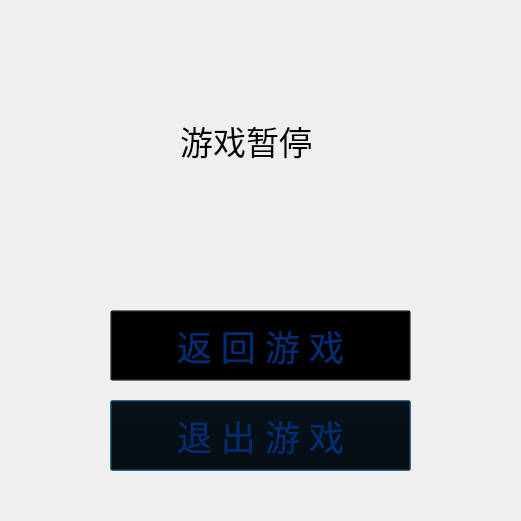
<?xml version="1.0" encoding="UTF-8"?>
<ui version="4.0">
 <class>PauseMenu</class>
 <widget class="QDialog" name="PauseMenu">
  <property name="geometry">
   <rect>
    <x>0</x>
    <y>0</y>
    <width>521</width>
    <height>521</height>
   </rect>
  </property>
  <property name="windowTitle">
   <string>GamePause</string>
  </property>
  <widget class="QPushButton" name="Exit">
   <property name="geometry">
    <rect>
     <x>110</x>
     <y>400</y>
     <width>301</width>
     <height>71</height>
    </rect>
   </property>
   <property name="palette">
    <palette>
     <active>
      <colorrole role="WindowText">
       <brush brushstyle="SolidPattern">
        <color alpha="255">
         <red>4</red>
         <green>44</green>
         <blue>115</blue>
        </color>
       </brush>
      </colorrole>
      <colorrole role="Button">
       <brush brushstyle="SolidPattern">
        <color alpha="0">
         <red>0</red>
         <green>0</green>
         <blue>0</blue>
        </color>
       </brush>
      </colorrole>
      <colorrole role="Text">
       <brush brushstyle="SolidPattern">
        <color alpha="255">
         <red>4</red>
         <green>44</green>
         <blue>115</blue>
        </color>
       </brush>
      </colorrole>
      <colorrole role="ButtonText">
       <brush brushstyle="SolidPattern">
        <color alpha="255">
         <red>4</red>
         <green>44</green>
         <blue>115</blue>
        </color>
       </brush>
      </colorrole>
      <colorrole role="Base">
       <brush brushstyle="SolidPattern">
        <color alpha="0">
         <red>0</red>
         <green>0</green>
         <blue>0</blue>
        </color>
       </brush>
      </colorrole>
      <colorrole role="Window">
       <brush brushstyle="SolidPattern">
        <color alpha="0">
         <red>0</red>
         <green>0</green>
         <blue>0</blue>
        </color>
       </brush>
      </colorrole>
      <colorrole role="PlaceholderText">
       <brush brushstyle="NoBrush">
        <color alpha="128">
         <red>4</red>
         <green>44</green>
         <blue>115</blue>
        </color>
       </brush>
      </colorrole>
     </active>
     <inactive>
      <colorrole role="WindowText">
       <brush brushstyle="SolidPattern">
        <color alpha="255">
         <red>4</red>
         <green>44</green>
         <blue>115</blue>
        </color>
       </brush>
      </colorrole>
      <colorrole role="Button">
       <brush brushstyle="SolidPattern">
        <color alpha="0">
         <red>0</red>
         <green>0</green>
         <blue>0</blue>
        </color>
       </brush>
      </colorrole>
      <colorrole role="Text">
       <brush brushstyle="SolidPattern">
        <color alpha="255">
         <red>4</red>
         <green>44</green>
         <blue>115</blue>
        </color>
       </brush>
      </colorrole>
      <colorrole role="ButtonText">
       <brush brushstyle="SolidPattern">
        <color alpha="255">
         <red>4</red>
         <green>44</green>
         <blue>115</blue>
        </color>
       </brush>
      </colorrole>
      <colorrole role="Base">
       <brush brushstyle="SolidPattern">
        <color alpha="0">
         <red>0</red>
         <green>0</green>
         <blue>0</blue>
        </color>
       </brush>
      </colorrole>
      <colorrole role="Window">
       <brush brushstyle="SolidPattern">
        <color alpha="0">
         <red>0</red>
         <green>0</green>
         <blue>0</blue>
        </color>
       </brush>
      </colorrole>
      <colorrole role="PlaceholderText">
       <brush brushstyle="NoBrush">
        <color alpha="128">
         <red>4</red>
         <green>44</green>
         <blue>115</blue>
        </color>
       </brush>
      </colorrole>
     </inactive>
     <disabled>
      <colorrole role="WindowText">
       <brush brushstyle="SolidPattern">
        <color alpha="255">
         <red>4</red>
         <green>44</green>
         <blue>115</blue>
        </color>
       </brush>
      </colorrole>
      <colorrole role="Button">
       <brush brushstyle="SolidPattern">
        <color alpha="0">
         <red>0</red>
         <green>0</green>
         <blue>0</blue>
        </color>
       </brush>
      </colorrole>
      <colorrole role="Text">
       <brush brushstyle="SolidPattern">
        <color alpha="255">
         <red>4</red>
         <green>44</green>
         <blue>115</blue>
        </color>
       </brush>
      </colorrole>
      <colorrole role="ButtonText">
       <brush brushstyle="SolidPattern">
        <color alpha="255">
         <red>4</red>
         <green>44</green>
         <blue>115</blue>
        </color>
       </brush>
      </colorrole>
      <colorrole role="Base">
       <brush brushstyle="SolidPattern">
        <color alpha="0">
         <red>0</red>
         <green>0</green>
         <blue>0</blue>
        </color>
       </brush>
      </colorrole>
      <colorrole role="Window">
       <brush brushstyle="SolidPattern">
        <color alpha="0">
         <red>0</red>
         <green>0</green>
         <blue>0</blue>
        </color>
       </brush>
      </colorrole>
      <colorrole role="PlaceholderText">
       <brush brushstyle="NoBrush">
        <color alpha="128">
         <red>4</red>
         <green>44</green>
         <blue>115</blue>
        </color>
       </brush>
      </colorrole>
     </disabled>
    </palette>
   </property>
   <property name="font">
    <font>
     <family>楷体_GB2312</family>
     <pointsize>26</pointsize>
    </font>
   </property>
   <property name="styleSheet">
    <string notr="true">border-image: url(:/pic/btn);
background: transparent;
color: rgb(4, 44, 115);</string>
   </property>
   <property name="text">
    <string>退 出 游 戏</string>
   </property>
  </widget>
  <widget class="QPushButton" name="Back">
   <property name="geometry">
    <rect>
     <x>110</x>
     <y>310</y>
     <width>301</width>
     <height>71</height>
    </rect>
   </property>
   <property name="palette">
    <palette>
     <active>
      <colorrole role="WindowText">
       <brush brushstyle="SolidPattern">
        <color alpha="255">
         <red>4</red>
         <green>44</green>
         <blue>115</blue>
        </color>
       </brush>
      </colorrole>
      <colorrole role="Button">
       <brush brushstyle="SolidPattern">
        <color alpha="0">
         <red>0</red>
         <green>0</green>
         <blue>0</blue>
        </color>
       </brush>
      </colorrole>
      <colorrole role="Text">
       <brush brushstyle="SolidPattern">
        <color alpha="255">
         <red>4</red>
         <green>44</green>
         <blue>115</blue>
        </color>
       </brush>
      </colorrole>
      <colorrole role="ButtonText">
       <brush brushstyle="SolidPattern">
        <color alpha="255">
         <red>4</red>
         <green>44</green>
         <blue>115</blue>
        </color>
       </brush>
      </colorrole>
      <colorrole role="Base">
       <brush brushstyle="SolidPattern">
        <color alpha="0">
         <red>0</red>
         <green>0</green>
         <blue>0</blue>
        </color>
       </brush>
      </colorrole>
      <colorrole role="Window">
       <brush brushstyle="SolidPattern">
        <color alpha="0">
         <red>0</red>
         <green>0</green>
         <blue>0</blue>
        </color>
       </brush>
      </colorrole>
      <colorrole role="PlaceholderText">
       <brush brushstyle="NoBrush">
        <color alpha="128">
         <red>4</red>
         <green>44</green>
         <blue>115</blue>
        </color>
       </brush>
      </colorrole>
     </active>
     <inactive>
      <colorrole role="WindowText">
       <brush brushstyle="SolidPattern">
        <color alpha="255">
         <red>4</red>
         <green>44</green>
         <blue>115</blue>
        </color>
       </brush>
      </colorrole>
      <colorrole role="Button">
       <brush brushstyle="SolidPattern">
        <color alpha="0">
         <red>0</red>
         <green>0</green>
         <blue>0</blue>
        </color>
       </brush>
      </colorrole>
      <colorrole role="Text">
       <brush brushstyle="SolidPattern">
        <color alpha="255">
         <red>4</red>
         <green>44</green>
         <blue>115</blue>
        </color>
       </brush>
      </colorrole>
      <colorrole role="ButtonText">
       <brush brushstyle="SolidPattern">
        <color alpha="255">
         <red>4</red>
         <green>44</green>
         <blue>115</blue>
        </color>
       </brush>
      </colorrole>
      <colorrole role="Base">
       <brush brushstyle="SolidPattern">
        <color alpha="0">
         <red>0</red>
         <green>0</green>
         <blue>0</blue>
        </color>
       </brush>
      </colorrole>
      <colorrole role="Window">
       <brush brushstyle="SolidPattern">
        <color alpha="0">
         <red>0</red>
         <green>0</green>
         <blue>0</blue>
        </color>
       </brush>
      </colorrole>
      <colorrole role="PlaceholderText">
       <brush brushstyle="NoBrush">
        <color alpha="128">
         <red>4</red>
         <green>44</green>
         <blue>115</blue>
        </color>
       </brush>
      </colorrole>
     </inactive>
     <disabled>
      <colorrole role="WindowText">
       <brush brushstyle="SolidPattern">
        <color alpha="255">
         <red>4</red>
         <green>44</green>
         <blue>115</blue>
        </color>
       </brush>
      </colorrole>
      <colorrole role="Button">
       <brush brushstyle="SolidPattern">
        <color alpha="0">
         <red>0</red>
         <green>0</green>
         <blue>0</blue>
        </color>
       </brush>
      </colorrole>
      <colorrole role="Text">
       <brush brushstyle="SolidPattern">
        <color alpha="255">
         <red>4</red>
         <green>44</green>
         <blue>115</blue>
        </color>
       </brush>
      </colorrole>
      <colorrole role="ButtonText">
       <brush brushstyle="SolidPattern">
        <color alpha="255">
         <red>4</red>
         <green>44</green>
         <blue>115</blue>
        </color>
       </brush>
      </colorrole>
      <colorrole role="Base">
       <brush brushstyle="SolidPattern">
        <color alpha="0">
         <red>0</red>
         <green>0</green>
         <blue>0</blue>
        </color>
       </brush>
      </colorrole>
      <colorrole role="Window">
       <brush brushstyle="SolidPattern">
        <color alpha="0">
         <red>0</red>
         <green>0</green>
         <blue>0</blue>
        </color>
       </brush>
      </colorrole>
      <colorrole role="PlaceholderText">
       <brush brushstyle="NoBrush">
        <color alpha="128">
         <red>4</red>
         <green>44</green>
         <blue>115</blue>
        </color>
       </brush>
      </colorrole>
     </disabled>
    </palette>
   </property>
   <property name="font">
    <font>
     <family>楷体_GB2312</family>
     <pointsize>26</pointsize>
    </font>
   </property>
   <property name="styleSheet">
    <string notr="true">border-image: url(:/pic/btn);
background: transparent;
color: rgb(4, 44, 115);</string>
   </property>
   <property name="text">
    <string>返 回 游 戏</string>
   </property>
  </widget>
  <widget class="QLabel" name="label">
   <property name="geometry">
    <rect>
     <x>0</x>
     <y>0</y>
     <width>521</width>
     <height>521</height>
    </rect>
   </property>
   <property name="styleSheet">
    <string notr="true">border-image: url(:/pic/failbgr);</string>
   </property>
   <property name="text">
    <string/>
   </property>
  </widget>
  <widget class="QLabel" name="label_2">
   <property name="geometry">
    <rect>
     <x>180</x>
     <y>100</y>
     <width>171</width>
     <height>81</height>
    </rect>
   </property>
   <property name="font">
    <font>
     <family>微软雅黑</family>
     <pointsize>25</pointsize>
    </font>
   </property>
   <property name="text">
    <string>游戏暂停</string>
   </property>
  </widget>
  <zorder>label</zorder>
  <zorder>Exit</zorder>
  <zorder>Back</zorder>
  <zorder>label_2</zorder>
 </widget>
 <resources/>
 <connections/>
</ui>
